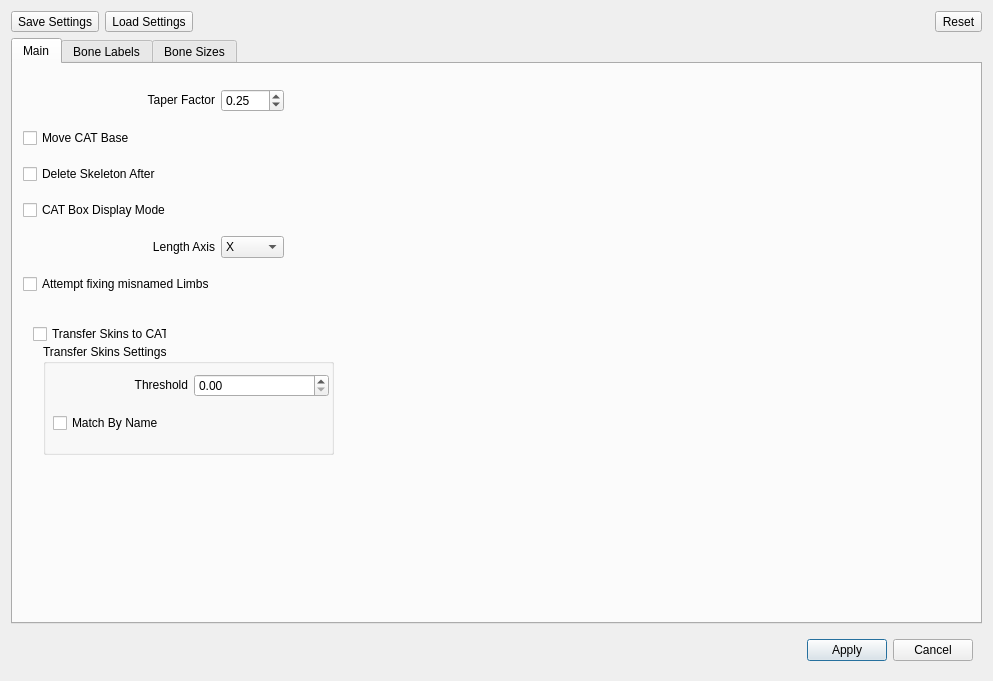
<?xml version="1.0" encoding="UTF-8"?>
<ui version="4.0">
 <author>Shinobubu</author>
 <class>skeleton2CatDialog</class>
 <widget class="QDialog" name="skeleton2CatDialog">
  <property name="geometry">
   <rect>
    <x>0</x>
    <y>0</y>
    <width>991</width>
    <height>681</height>
   </rect>
  </property>
  <property name="windowTitle">
   <string>Skeleton to CATrig</string>
  </property>
  <layout class="QVBoxLayout" name="verticalLayout">
   <item>
    <layout class="QHBoxLayout" name="toolbarLayout">
     <item>
      <widget class="QToolButton" name="saveSettingsBtn">
       <property name="text">
        <string>Save Settings</string>
       </property>
      </widget>
     </item>
     <item>
      <widget class="QToolButton" name="loadSettingsBtn">
       <property name="text">
        <string>Load Settings</string>
       </property>
      </widget>
     </item>
     <item>
      <spacer name="toolbarSpacer">
       <property name="orientation">
        <enum>Qt::Horizontal</enum>
       </property>
       <property name="sizeHint" stdset="0">
        <size>
         <width>40</width>
         <height>20</height>
        </size>
       </property>
      </spacer>
     </item>
     <item>
      <widget class="QToolButton" name="resetSettingsBtn">
       <property name="text">
        <string>Reset</string>
       </property>
      </widget>
     </item>
    </layout>
   </item>
   <item>
    <widget class="QTabWidget" name="tabWidget">
     <property name="sizePolicy">
      <sizepolicy hsizetype="MinimumExpanding" vsizetype="MinimumExpanding">
       <horstretch>0</horstretch>
       <verstretch>0</verstretch>
      </sizepolicy>
     </property>
     <property name="currentIndex">
      <number>0</number>
     </property>
     <widget class="QWidget" name="mainTab">
      <property name="sizePolicy">
       <sizepolicy hsizetype="Expanding" vsizetype="Expanding">
        <horstretch>0</horstretch>
        <verstretch>0</verstretch>
       </sizepolicy>
      </property>
      <attribute name="title">
       <string>Main</string>
      </attribute>
      <widget class="QWidget" name="formLayoutWidget">
       <property name="geometry">
        <rect>
         <x>10</x>
         <y>10</y>
         <width>261</width>
         <height>241</height>
        </rect>
       </property>
       <layout class="QGridLayout" name="gridLayout_3">
        <property name="verticalSpacing">
         <number>1</number>
        </property>
        <item row="3" column="0">
         <widget class="QCheckBox" name="CATBoxModeDisplayChk">
          <property name="text">
           <string>CAT Box Display Mode</string>
          </property>
         </widget>
        </item>
        <item row="4" column="0">
         <widget class="QLabel" name="lengthAxisLabel">
          <property name="sizePolicy">
           <sizepolicy hsizetype="Minimum" vsizetype="Fixed">
            <horstretch>0</horstretch>
            <verstretch>0</verstretch>
           </sizepolicy>
          </property>
          <property name="text">
           <string>Length Axis</string>
          </property>
          <property name="alignment">
           <set>Qt::AlignRight|Qt::AlignTrailing|Qt::AlignVCenter</set>
          </property>
         </widget>
        </item>
        <item row="0" column="0">
         <widget class="QLabel" name="taperfactorLabel">
          <property name="sizePolicy">
           <sizepolicy hsizetype="Minimum" vsizetype="Fixed">
            <horstretch>0</horstretch>
            <verstretch>0</verstretch>
           </sizepolicy>
          </property>
          <property name="text">
           <string>Taper Factor</string>
          </property>
          <property name="alignment">
           <set>Qt::AlignRight|Qt::AlignTrailing|Qt::AlignVCenter</set>
          </property>
         </widget>
        </item>
        <item row="1" column="0">
         <widget class="QCheckBox" name="moveBaseToCharacterChk">
          <property name="toolTip">
           <string>If the selected joint is not near origin this will move the Character base below the selected bone</string>
          </property>
          <property name="text">
           <string>Move CAT Base</string>
          </property>
         </widget>
        </item>
        <item row="2" column="0">
         <widget class="QCheckBox" name="deleteOldBonesChk">
          <property name="toolTip">
           <string>After the operation delete the old bones. This is not recommended if you are not transfering the Skins to the CAT as it would break any skinned meshes associated with the old bones</string>
          </property>
          <property name="text">
           <string>Delete Skeleton After</string>
          </property>
         </widget>
        </item>
        <item row="0" column="1">
         <widget class="QDoubleSpinBox" name="taperFactorsFlt">
          <property name="sizePolicy">
           <sizepolicy hsizetype="Preferred" vsizetype="Fixed">
            <horstretch>0</horstretch>
            <verstretch>0</verstretch>
           </sizepolicy>
          </property>
          <property name="toolTip">
           <string>A Multipilier, How much smaller sub bones get as they get nested deeper into the bone chian </string>
          </property>
          <property name="whatsThis">
           <string/>
          </property>
          <property name="maximum">
           <double>1.000000000000000</double>
          </property>
          <property name="singleStep">
           <double>0.010000000000000</double>
          </property>
          <property name="stepType">
           <enum>QAbstractSpinBox::AdaptiveDecimalStepType</enum>
          </property>
          <property name="value">
           <double>0.250000000000000</double>
          </property>
         </widget>
        </item>
        <item row="4" column="1">
         <widget class="QComboBox" name="lengthAxisCmb">
          <item>
           <property name="text">
            <string>X</string>
           </property>
          </item>
          <item>
           <property name="text">
            <string>Z</string>
           </property>
          </item>
         </widget>
        </item>
        <item row="5" column="0">
         <widget class="QCheckBox" name="attemptRepairChk">
          <property name="toolTip">
           <string>If your Forearm has the same name as your UpperArms</string>
          </property>
          <property name="whatsThis">
           <string>If your Forearm has the same name as your UpperArms</string>
          </property>
          <property name="text">
           <string>Attempt fixing misnamed Limbs</string>
          </property>
         </widget>
        </item>
       </layout>
      </widget>
      <widget class="QGroupBox" name="transferSkinGroup">
       <property name="geometry">
        <rect>
         <x>30</x>
         <y>280</y>
         <width>291</width>
         <height>111</height>
        </rect>
       </property>
       <property name="title">
        <string>Transfer Skins Settings</string>
       </property>
       <widget class="QWidget" name="gridLayoutWidget">
        <property name="geometry">
         <rect>
          <x>10</x>
          <y>20</y>
          <width>276</width>
          <height>80</height>
         </rect>
        </property>
        <layout class="QGridLayout" name="gridLayout_4">
         <item row="0" column="0">
          <widget class="QLabel" name="thresholdLabel">
           <property name="sizePolicy">
            <sizepolicy hsizetype="Minimum" vsizetype="Fixed">
             <horstretch>0</horstretch>
             <verstretch>0</verstretch>
            </sizepolicy>
           </property>
           <property name="text">
            <string>Threshold</string>
           </property>
           <property name="alignment">
            <set>Qt::AlignRight|Qt::AlignTrailing|Qt::AlignVCenter</set>
           </property>
          </widget>
         </item>
         <item row="0" column="1">
          <widget class="QDoubleSpinBox" name="skinTransferThresholdflt">
           <property name="toolTip">
            <string>The sensitivity of bone matching</string>
           </property>
          </widget>
         </item>
         <item row="1" column="0">
          <widget class="QCheckBox" name="skinTransferMatchByName">
           <property name="toolTip">
            <string>By Default this matches bones based on matching positions in case your bones have bad names</string>
           </property>
           <property name="text">
            <string>Match By Name</string>
           </property>
          </widget>
         </item>
        </layout>
       </widget>
      </widget>
      <widget class="QCheckBox" name="moveSkinsToCATChk">
       <property name="geometry">
        <rect>
         <x>20</x>
         <y>260</y>
         <width>134</width>
         <height>20</height>
        </rect>
       </property>
       <property name="toolTip">
        <string>Any Skinned mesh associated with the bones will have their bones association moved to the CAT bones</string>
       </property>
       <property name="text">
        <string>Transfer Skins to CAT</string>
       </property>
      </widget>
     </widget>
     <widget class="QWidget" name="boneLabelsTab">
      <property name="sizePolicy">
       <sizepolicy hsizetype="Expanding" vsizetype="Expanding">
        <horstretch>0</horstretch>
        <verstretch>0</verstretch>
       </sizepolicy>
      </property>
      <property name="minimumSize">
       <size>
        <width>967</width>
        <height>555</height>
       </size>
      </property>
      <attribute name="title">
       <string>Bone Labels</string>
      </attribute>
      <layout class="QHBoxLayout" name="horizontalLayout_3">
       <item>
        <layout class="QVBoxLayout" name="verticalLayout_3">
         <property name="sizeConstraint">
          <enum>QLayout::SetDefaultConstraint</enum>
         </property>
         <property name="leftMargin">
          <number>0</number>
         </property>
         <property name="topMargin">
          <number>0</number>
         </property>
         <property name="rightMargin">
          <number>0</number>
         </property>
         <property name="bottomMargin">
          <number>0</number>
         </property>
         <item>
          <widget class="QTableWidget" name="boneLabelTable">
           <property name="sizePolicy">
            <sizepolicy hsizetype="Preferred" vsizetype="MinimumExpanding">
             <horstretch>1</horstretch>
             <verstretch>1</verstretch>
            </sizepolicy>
           </property>
           <property name="alternatingRowColors">
            <bool>true</bool>
           </property>
           <property name="sortingEnabled">
            <bool>true</bool>
           </property>
           <property name="rowCount">
            <number>50</number>
           </property>
           <property name="columnCount">
            <number>14</number>
           </property>
           <row/>
           <row/>
           <row/>
           <row/>
           <row/>
           <row/>
           <row/>
           <row/>
           <row/>
           <row/>
           <row/>
           <row/>
           <row/>
           <row/>
           <row/>
           <row/>
           <row/>
           <row/>
           <row/>
           <row/>
           <row/>
           <row/>
           <row/>
           <row/>
           <row/>
           <row/>
           <row/>
           <row/>
           <row/>
           <row/>
           <row/>
           <row/>
           <row/>
           <row/>
           <row/>
           <row/>
           <row/>
           <row/>
           <row/>
           <row/>
           <row/>
           <row/>
           <row/>
           <row/>
           <row/>
           <row/>
           <row/>
           <row/>
           <row/>
           <row/>
           <column>
            <property name="text">
             <string>Head</string>
            </property>
           </column>
           <column>
            <property name="text">
             <string>Chest</string>
            </property>
           </column>
           <column>
            <property name="text">
             <string>Neck</string>
            </property>
           </column>
           <column>
            <property name="text">
             <string>Collar</string>
            </property>
           </column>
           <column>
            <property name="text">
             <string>Upper Arm</string>
            </property>
           </column>
           <column>
            <property name="text">
             <string>Fore Arm</string>
            </property>
           </column>
           <column>
            <property name="text">
             <string>Thigh</string>
            </property>
           </column>
           <column>
            <property name="text">
             <string>Calf</string>
            </property>
           </column>
           <column>
            <property name="text">
             <string>Hand</string>
            </property>
           </column>
           <column>
            <property name="text">
             <string>Finger</string>
            </property>
           </column>
           <column>
            <property name="text">
             <string>Ankle</string>
            </property>
           </column>
           <column>
            <property name="text">
             <string>Spine</string>
            </property>
           </column>
           <column>
            <property name="text">
             <string>Tail</string>
            </property>
           </column>
           <column>
            <property name="text">
             <string>Digi</string>
            </property>
           </column>
          </widget>
         </item>
        </layout>
       </item>
      </layout>
     </widget>
     <widget class="QWidget" name="boneSizeTab">
      <attribute name="title">
       <string>Bone Sizes</string>
      </attribute>
      <layout class="QVBoxLayout" name="verticalLayout_5">
       <item>
        <widget class="QTableWidget" name="sizeTable">
         <property name="inputMethodHints">
          <set>Qt::ImhDigitsOnly|Qt::ImhFormattedNumbersOnly|Qt::ImhPreferNumbers</set>
         </property>
         <property name="alternatingRowColors">
          <bool>true</bool>
         </property>
         <property name="rowCount">
          <number>8</number>
         </property>
         <property name="columnCount">
          <number>3</number>
         </property>
         <row>
          <property name="text">
           <string>Head</string>
          </property>
         </row>
         <row>
          <property name="text">
           <string>Chest</string>
          </property>
         </row>
         <row>
          <property name="text">
           <string>Hip</string>
          </property>
         </row>
         <row>
          <property name="text">
           <string>Foot</string>
          </property>
         </row>
         <row>
          <property name="text">
           <string>Spine</string>
          </property>
         </row>
         <row>
          <property name="text">
           <string>Leg</string>
          </property>
         </row>
         <row>
          <property name="text">
           <string>Arm</string>
          </property>
         </row>
         <row>
          <property name="text">
           <string>Tail</string>
          </property>
         </row>
         <column>
          <property name="text">
           <string>Length</string>
          </property>
         </column>
         <column>
          <property name="text">
           <string>Width</string>
          </property>
         </column>
         <column>
          <property name="text">
           <string>Height</string>
          </property>
         </column>
        </widget>
       </item>
      </layout>
     </widget>
    </widget>
   </item>
   <item>
    <widget class="QWidget" name="widget" native="true">
     <property name="sizePolicy">
      <sizepolicy hsizetype="Minimum" vsizetype="Minimum">
       <horstretch>1</horstretch>
       <verstretch>0</verstretch>
      </sizepolicy>
     </property>
     <layout class="QHBoxLayout" name="horizontalLayout_4">
      <item>
       <spacer name="horizontalSpacer">
        <property name="orientation">
         <enum>Qt::Horizontal</enum>
        </property>
        <property name="sizeHint" stdset="0">
         <size>
          <width>40</width>
          <height>20</height>
         </size>
        </property>
       </spacer>
      </item>
      <item>
       <widget class="QPushButton" name="applyBtn">
        <property name="text">
         <string>Apply</string>
        </property>
        <property name="default">
         <bool>true</bool>
        </property>
       </widget>
      </item>
      <item>
       <widget class="QPushButton" name="cancelBtn">
        <property name="text">
         <string>Cancel</string>
        </property>
       </widget>
      </item>
     </layout>
    </widget>
   </item>
  </layout>
 </widget>
 <includes>
  <include location="local">closeDialog</include>
  <include location="local">applySettings</include>
 </includes>
 <resources/>
 <connections/>
</ui>
